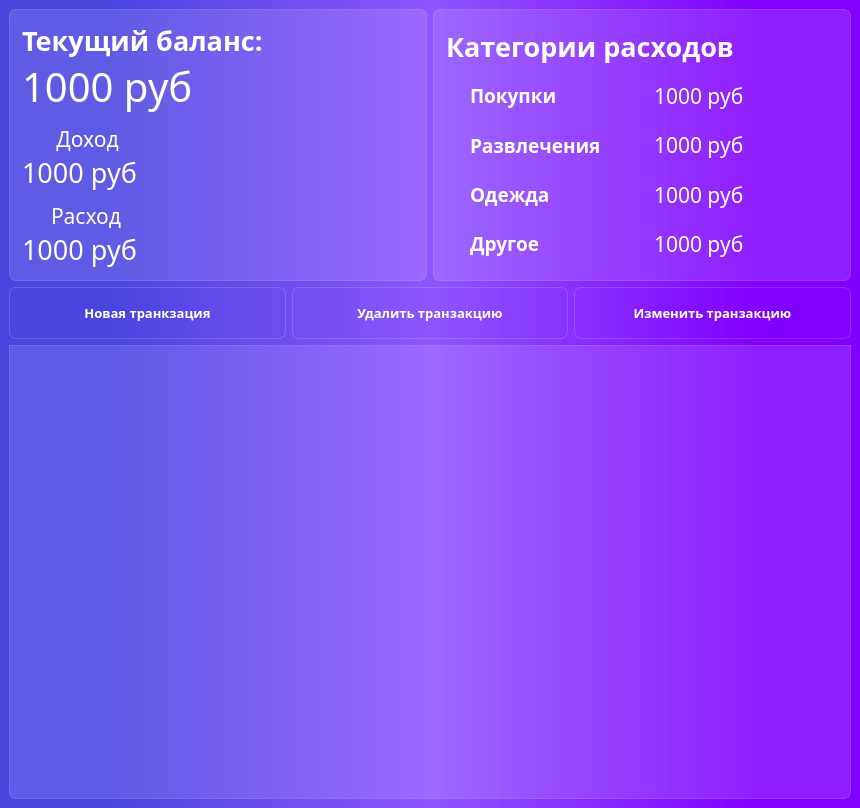
<?xml version="1.0" encoding="UTF-8"?>
<ui version="4.0">
 <class>MainWindow</class>
 <widget class="QMainWindow" name="MainWindow">
  <property name="geometry">
   <rect>
    <x>0</x>
    <y>0</y>
    <width>860</width>
    <height>808</height>
   </rect>
  </property>
  <property name="minimumSize">
   <size>
    <width>860</width>
    <height>808</height>
   </size>
  </property>
  <property name="maximumSize">
   <size>
    <width>860</width>
    <height>808</height>
   </size>
  </property>
  <property name="windowTitle">
   <string>Трекер расходов</string>
  </property>
  <property name="styleSheet">
   <string notr="true">background-color:qlineargradient(spread:pad, x1:0, y1:0, x2:1, y2:0, stop:0.129353 rgba(75, 69, 224, 255), stop:0.502488 rgba(141, 85, 255, 255), stop:0.875622 rgba(130, 0, 255, 255));
font-family: Noto Sans SC;</string>
  </property>
  <widget class="QWidget" name="centralwidget">
   <layout class="QVBoxLayout" name="verticalLayout_3">
    <item>
     <layout class="QHBoxLayout" name="horizontalLayout_7">
      <item>
       <widget class="QFrame" name="balance_frame">
        <property name="styleSheet">
         <string notr="true">background-color: rgba(255, 255, 255, 30);
border: 1px solid rgba(255, 255, 255, 40);
border-radius: 7px</string>
        </property>
        <layout class="QVBoxLayout" name="verticalLayout">
         <property name="spacing">
          <number>0</number>
         </property>
         <property name="leftMargin">
          <number>12</number>
         </property>
         <property name="topMargin">
          <number>12</number>
         </property>
         <property name="rightMargin">
          <number>12</number>
         </property>
         <property name="bottomMargin">
          <number>12</number>
         </property>
         <item>
          <widget class="QLabel" name="label_balance">
           <property name="styleSheet">
            <string notr="true">color: rgb(255, 255, 255);
font-weight: bold;
font-size: 20pt;
background-color: none;
border: none;</string>
           </property>
           <property name="text">
            <string>Текущий баланс:</string>
           </property>
          </widget>
         </item>
         <item>
          <widget class="QLabel" name="label_summa">
           <property name="styleSheet">
            <string notr="true">color: rgb(255, 255, 255);
font-size: 30pt;
background-color: none;
border: none;</string>
           </property>
           <property name="text">
            <string>1000 руб</string>
           </property>
          </widget>
         </item>
         <item>
          <layout class="QHBoxLayout" name="horizontalLayout">
           <item>
            <widget class="QLabel" name="label_3">
             <property name="maximumSize">
              <size>
               <width>24</width>
               <height>16777215</height>
              </size>
             </property>
             <property name="styleSheet">
              <string notr="true">
background-color: none;
border: none;
padding-top: 10px</string>
             </property>
             <property name="text">
              <string/>
             </property>
             <property name="pixmap">
              <pixmap>../../../Downloads/north_east_24dp_FFFFFF_FILL0_wght400_GRAD0_opsz24.svg</pixmap>
             </property>
            </widget>
           </item>
           <item>
            <widget class="QLabel" name="label_dohod">
             <property name="styleSheet">
              <string notr="true">color: rgb(255, 255, 255);
font-size: 16pt;
background-color: none;
border: none;
font-weight: bond;
padding-top: 10px</string>
             </property>
             <property name="text">
              <string> Доход</string>
             </property>
            </widget>
           </item>
          </layout>
         </item>
         <item>
          <widget class="QLabel" name="label_summa_dohod">
           <property name="styleSheet">
            <string notr="true">color: rgb(255, 255, 255);
font-size: 20pt;
background-color: none;
border: none;</string>
           </property>
           <property name="text">
            <string>1000 руб</string>
           </property>
          </widget>
         </item>
         <item>
          <layout class="QHBoxLayout" name="horizontalLayout_2">
           <item>
            <widget class="QLabel" name="label_5">
             <property name="maximumSize">
              <size>
               <width>24</width>
               <height>16777215</height>
              </size>
             </property>
             <property name="styleSheet">
              <string notr="true">
background-color: none;
border: none;
padding-top: 10px</string>
             </property>
             <property name="text">
              <string/>
             </property>
             <property name="pixmap">
              <pixmap>../../../Downloads/south_east_24dp_FFFFFF_FILL0_wght400_GRAD0_opsz24.svg</pixmap>
             </property>
            </widget>
           </item>
           <item>
            <widget class="QLabel" name="label_rashod">
             <property name="styleSheet">
              <string notr="true">color: rgb(255, 255, 255);
font-size: 16pt;
background-color: none;
border: none;
font-weight: bond;
padding-top: 10px</string>
             </property>
             <property name="text">
              <string>Расход</string>
             </property>
            </widget>
           </item>
          </layout>
         </item>
         <item>
          <widget class="QLabel" name="label_summa_rashod">
           <property name="styleSheet">
            <string notr="true">color: rgb(255, 255, 255);
font-size: 20pt;
background-color: none;
border: none;</string>
           </property>
           <property name="text">
            <string>1000 руб</string>
           </property>
          </widget>
         </item>
        </layout>
       </widget>
      </item>
      <item>
       <widget class="QFrame" name="categories_frame">
        <property name="styleSheet">
         <string notr="true">background-color: rgba(255, 255, 255, 30);
border: 1px solid rgba(255, 255, 255, 40);
border-radius: 7px</string>
        </property>
        <layout class="QVBoxLayout" name="verticalLayout_2">
         <property name="spacing">
          <number>0</number>
         </property>
         <property name="leftMargin">
          <number>12</number>
         </property>
         <property name="topMargin">
          <number>12</number>
         </property>
         <property name="rightMargin">
          <number>12</number>
         </property>
         <property name="bottomMargin">
          <number>12</number>
         </property>
         <item>
          <widget class="QLabel" name="label_category">
           <property name="styleSheet">
            <string notr="true">color: rgb(255, 255, 255);
font-weight: bold;
font-size: 20pt;
background-color: none;
border: none;</string>
           </property>
           <property name="text">
            <string>Категории расходов</string>
           </property>
          </widget>
         </item>
         <item>
          <layout class="QHBoxLayout" name="horizontalLayout_6">
           <item>
            <widget class="QLabel" name="label_10">
             <property name="maximumSize">
              <size>
               <width>24</width>
               <height>16777215</height>
              </size>
             </property>
             <property name="styleSheet">
              <string notr="true">background-color: none;
border: none</string>
             </property>
             <property name="text">
              <string/>
             </property>
             <property name="pixmap">
              <pixmap>../../../Downloads/shopping_cart_24dp_FFFFFF_FILL0_wght400_GRAD0_opsz24.svg</pixmap>
             </property>
            </widget>
           </item>
           <item>
            <widget class="QLabel" name="label_shop">
             <property name="styleSheet">
              <string notr="true">color: rgb(255, 255, 255);
font-weight: bold;
font-size: 14pt;
background-color: none;
border: none</string>
             </property>
             <property name="text">
              <string>Покупки</string>
             </property>
            </widget>
           </item>
           <item>
            <widget class="QLabel" name="label_balance_shop">
             <property name="styleSheet">
              <string notr="true">color: rgb(255, 255, 255);
font-size: 16pt;
background-color: none;
border: none;</string>
             </property>
             <property name="text">
              <string>1000 руб</string>
             </property>
            </widget>
           </item>
          </layout>
         </item>
         <item>
          <layout class="QHBoxLayout" name="horizontalLayout_5">
           <item>
            <widget class="QLabel" name="label_15">
             <property name="maximumSize">
              <size>
               <width>24</width>
               <height>16777215</height>
              </size>
             </property>
             <property name="styleSheet">
              <string notr="true">background-color: none;
border: none</string>
             </property>
             <property name="text">
              <string/>
             </property>
             <property name="pixmap">
              <pixmap>../../../Downloads/stadia_controller_24dp_FFFFFF_FILL0_wght400_GRAD0_opsz24.svg</pixmap>
             </property>
            </widget>
           </item>
           <item>
            <widget class="QLabel" name="label_enterteiment">
             <property name="styleSheet">
              <string notr="true">color: rgb(255, 255, 255);
font-weight: bold;
font-size: 14pt;
background-color: none;
border: none</string>
             </property>
             <property name="text">
              <string>Развлечения</string>
             </property>
            </widget>
           </item>
           <item>
            <widget class="QLabel" name="label_balance_enterteiment">
             <property name="styleSheet">
              <string notr="true">color: rgb(255, 255, 255);
font-size: 16pt;
background-color: none;
border: none;</string>
             </property>
             <property name="text">
              <string>1000 руб</string>
             </property>
            </widget>
           </item>
          </layout>
         </item>
         <item>
          <layout class="QHBoxLayout" name="horizontalLayout_4">
           <item>
            <widget class="QLabel" name="label_16">
             <property name="maximumSize">
              <size>
               <width>24</width>
               <height>16777215</height>
              </size>
             </property>
             <property name="styleSheet">
              <string notr="true">background-color: none;
border: none</string>
             </property>
             <property name="text">
              <string/>
             </property>
             <property name="pixmap">
              <pixmap>../../../Downloads/apparel_24dp_FFFFFF_FILL0_wght400_GRAD0_opsz24.svg</pixmap>
             </property>
            </widget>
           </item>
           <item>
            <widget class="QLabel" name="label_clothes">
             <property name="styleSheet">
              <string notr="true">color: rgb(255, 255, 255);
font-weight: bold;
font-size: 14pt;
background-color: none;
border: none</string>
             </property>
             <property name="text">
              <string>Одежда</string>
             </property>
            </widget>
           </item>
           <item>
            <widget class="QLabel" name="label_balance_clothes">
             <property name="styleSheet">
              <string notr="true">color: rgb(255, 255, 255);
font-size: 16pt;
background-color: none;
border: none;</string>
             </property>
             <property name="text">
              <string>1000 руб</string>
             </property>
            </widget>
           </item>
          </layout>
         </item>
         <item>
          <layout class="QHBoxLayout" name="horizontalLayout_3">
           <item>
            <widget class="QLabel" name="label_21">
             <property name="maximumSize">
              <size>
               <width>24</width>
               <height>16777215</height>
              </size>
             </property>
             <property name="styleSheet">
              <string notr="true">background-color: none;
border: none</string>
             </property>
             <property name="text">
              <string/>
             </property>
             <property name="pixmap">
              <pixmap>../../../Downloads/menu_24dp_FFFFFF_FILL0_wght400_GRAD0_opsz24.svg</pixmap>
             </property>
            </widget>
           </item>
           <item>
            <widget class="QLabel" name="label_other">
             <property name="styleSheet">
              <string notr="true">color: rgb(255, 255, 255);
font-weight: bold;
font-size: 14pt;
background-color: none;
border: none</string>
             </property>
             <property name="text">
              <string>Другое</string>
             </property>
            </widget>
           </item>
           <item>
            <widget class="QLabel" name="label_balance_other">
             <property name="styleSheet">
              <string notr="true">color: rgb(255, 255, 255);
font-size: 16pt;
background-color: none;
border: none;</string>
             </property>
             <property name="text">
              <string>1000 руб</string>
             </property>
            </widget>
           </item>
          </layout>
         </item>
        </layout>
       </widget>
      </item>
     </layout>
    </item>
    <item>
     <layout class="QHBoxLayout" name="horizontalLayout_8">
      <item>
       <widget class="QPushButton" name="pushButton_new_track">
        <property name="styleSheet">
         <string notr="true">color: rgb(255, 255, 255);
font-weight: bold;
font-size: 10pt;
background-color: none;
border: 1px solid rgba(250, 250, 250, 40);
border-radius: 7px;
width: 230px;
height: 50px</string>
        </property>
        <property name="text">
         <string>Новая транкзация</string>
        </property>
        <property name="icon">
         <iconset>
          <normaloff>../../../Downloads/add_circle_24dp_FFFFFF_FILL0_wght400_GRAD0_opsz24.svg</normaloff>../../../Downloads/add_circle_24dp_FFFFFF_FILL0_wght400_GRAD0_opsz24.svg</iconset>
        </property>
        <property name="iconSize">
         <size>
          <width>24</width>
          <height>24</height>
         </size>
        </property>
       </widget>
      </item>
      <item>
       <widget class="QPushButton" name="pushButton_delete_track">
        <property name="styleSheet">
         <string notr="true">color: rgb(255, 255, 255);
font-weight: bold;
font-size: 10pt;
background-color: none;
border: 1px solid rgba(250, 250, 250, 40);
border-radius: 7px;
width: 230px;
height: 50px</string>
        </property>
        <property name="text">
         <string>Удалить транзакцию</string>
        </property>
        <property name="icon">
         <iconset>
          <normaloff>../../../Downloads/delete_24dp_FFFFFF_FILL0_wght400_GRAD0_opsz24.svg</normaloff>../../../Downloads/delete_24dp_FFFFFF_FILL0_wght400_GRAD0_opsz24.svg</iconset>
        </property>
        <property name="iconSize">
         <size>
          <width>24</width>
          <height>24</height>
         </size>
        </property>
       </widget>
      </item>
      <item>
       <widget class="QPushButton" name="pushButton_izmenit_track">
        <property name="styleSheet">
         <string notr="true">color: rgb(255, 255, 255);
font-weight: bold;
font-size: 10pt;
background-color: none;
border: 1px solid rgba(250, 250, 250, 40);
border-radius: 7px;
width: 230px;
height: 50px</string>
        </property>
        <property name="text">
         <string>Изменить транзакцию</string>
        </property>
        <property name="icon">
         <iconset>
          <normaloff>../../../Downloads/edit_24dp_FFFFFF_FILL0_wght400_GRAD0_opsz24.svg</normaloff>../../../Downloads/edit_24dp_FFFFFF_FILL0_wght400_GRAD0_opsz24.svg</iconset>
        </property>
        <property name="iconSize">
         <size>
          <width>24</width>
          <height>24</height>
         </size>
        </property>
       </widget>
      </item>
     </layout>
    </item>
    <item>
     <widget class="QTableView" name="tableView">
      <property name="styleSheet">
       <string notr="true">QTableView {
background-color: rgba(255, 255, 255, 30);
border: 1px solid rgba(255, 255, 255, 40);
border-bottom-right-radius: 7px; 
border-bottom-left-radius: 7px;
font-size: 14pt; 
}

QTableView::section {
background-color: rgba(53, 53, 53);
color: white;
border: none;
height: 50px;
font-size: 16pt;
}

QTableView::item {
border-style: none;
border-bottom: rgba(255, 255, 255, 50);
}

QTableView::item:selected {
border: none;
color: rgba(255, 255, 255, 1);
background-color: rgba(255, 255, 255, 30);
}</string>
      </property>
      <property name="verticalScrollBarPolicy">
       <enum>Qt::ScrollBarAlwaysOff</enum>
      </property>
      <property name="horizontalScrollBarPolicy">
       <enum>Qt::ScrollBarAlwaysOff</enum>
      </property>
      <property name="showGrid">
       <bool>false</bool>
      </property>
      <attribute name="horizontalHeaderDefaultSectionSize">
       <number>135</number>
      </attribute>
     </widget>
    </item>
   </layout>
  </widget>
 </widget>
 <resources>
  <include location="../res.qrc"/>
 </resources>
 <connections/>
</ui>
